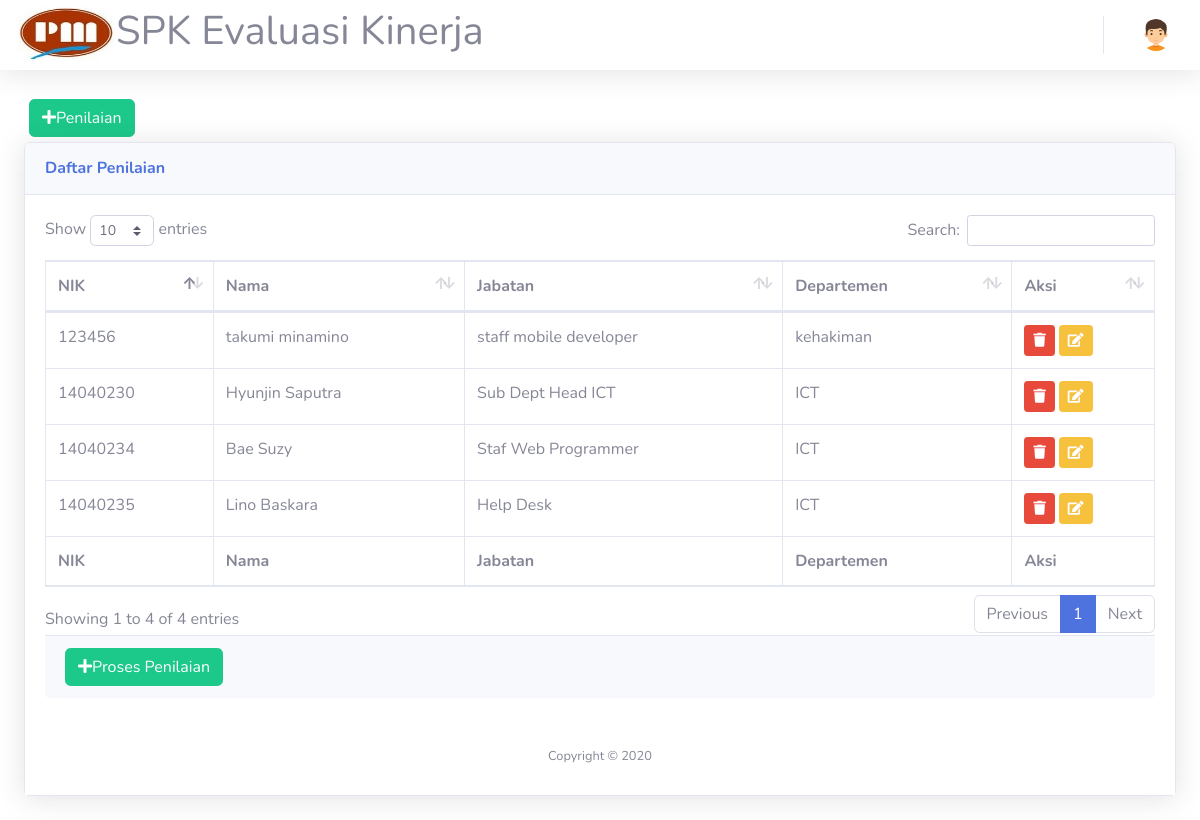
The page /nilaii.php (signed in) on the database its author committed.
### tables this page shows
CREATE TABLE `nilai` (
  `id_nilai` int(11) NOT NULL,
  `nik` int(11) NOT NULL,
  `tgl_nilai` date NOT NULL,
  `jabatan` varchar(40) NOT NULL
);

CREATE TABLE `karyawan` (
  `nik` int(11) NOT NULL,
  `nama` varchar(40) NOT NULL,
  `jabatan` varchar(40) NOT NULL,
  `departemen` varchar(40) NOT NULL,
  `jenis_kelamin` varchar(10) NOT NULL
);

### nilaii.php (the view, shortened to what this page needs)
<!DOCTYPE html>
<html lang="en">
<head>
  <link href="vendor/fontawesome-free/css/all.min.css" rel="stylesheet" type="text/css">
  <link href="css/sb-admin-2.min.css" rel="stylesheet">
  <link href="vendor/datatables/dataTables.bootstrap4.min.css" rel="stylesheet">
</head>
<body id="page-top">
<?php require 'koneksi.php'; ?>
      <div id="content">
<?php require 'navbar.php'; ?>
<div class="container-fluid">
<a href="penilaian.php" class="btn btn-success" style="margin:5px"><i class="fa fa-plus"></i>Penilaian</a><br>
          <div class="card shadow mb-4">
            <div class="card-header py-3">
              <h6 class="m-0 font-weight-bold text-primary">Daftar Penilaian</h6>
            </div>
            <div class="card-body">
              <div class="table-responsive">
                <table class="table table-bordered" id="dataTable" width="100%" cellspacing="0">
                  <thead>
                    <tr>
                      <th>NIK</th>
                      <th>Nama</th>
                      <th>Jabatan</th>
                      <th>Departemen</th>
                      <th>Aksi</th>
                    </tr>
                  </thead>
                  <tfoot>
                    <tr>
                      <th>NIK</th>
                      <th>Nama</th>
                      <th>Jabatan</th>
                      <th>Departemen</th>
                      <th>Aksi</th>
                    </tr>
                  </tfoot>
                  <tbody>
          <?php
$query = mysqli_query($koneksi,"SELECT * FROM karyawan k LEFT JOIN nilai n ON n.nik=k.nik WHERE n.nik IS NOT NULL AND k.jabatan NOT LIKE 'Kepala%'");
while ($data = mysqli_fetch_assoc($query))
{
?>
                    <tr>
                      <td><?=$data['nik']?></td>
                      <td><?=$data['nama']?></td>
                      <td><?=$data['jabatan']?></td>
                      <td><?=$data['departemen']?></td>
<td>
                      <a href="hapus-penilaian.php?kode_subkriteria=<?=$row['kode_subkriteria'];?>" Onclick="confirm('Anda Yakin Ingin Menghapus?')" class="btn btn-sm btn-danger"><i class="fas fa-trash"></i></a>
                      <a href="edit-penilaian.php?kode_subkriteria=<?=$row['kode_subkriteria'];?>" class="btn btn-sm btn-warning"><i class="fas fa-edit"></i></a>
                    </td>
<?php
}
?>
                </table>
        </div>
         <div class="card-footer small text-muted">
            <a href ="penilaian-hasil.php" class="btn btn-success"><i class="fas fa-plus"></i>Proses Penilaian</a></div>
      </div>
<?php require 'footer.php'?>
    </div>
  </div>
</body>
</html>

### rows shown on the page
nilai: nik "14040230", nik.nama "Hyunjin Saputra", jabatan "Sub Dept Head ICT", nik.departemen "ICT"
nilai: nik "14040235", nik.nama "Lino Baskara", jabatan "Help Desk", nik.departemen "ICT"
nilai: nik "14040234", nik.nama "Bae Suzy", jabatan "Staf Web Programmer", nik.departemen "ICT"
nilai: nik "123456", nik.nama "takumi minamino", jabatan "staff mobile developer", nik.departemen "kehakiman"
